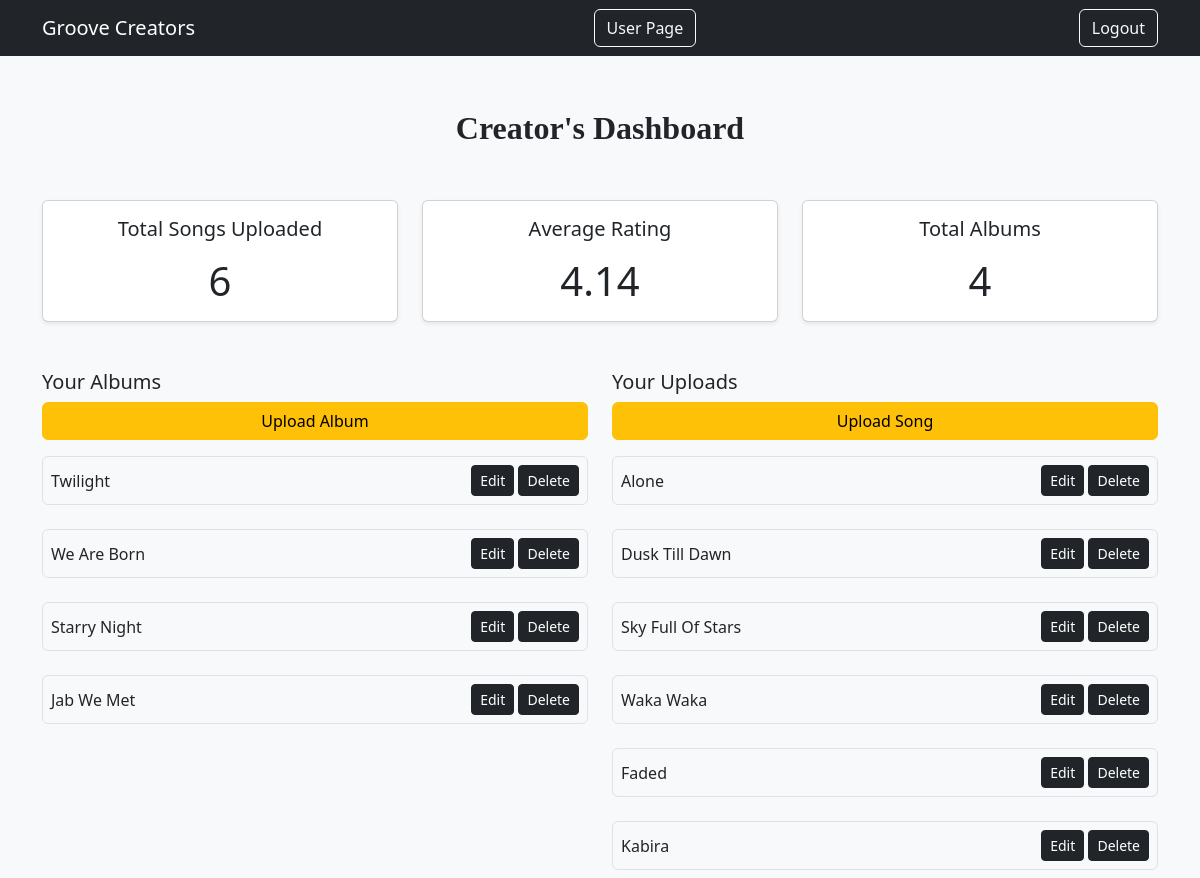
Page /creator_home (signed in) on the committed database.
### groove/models.py (models this page shows, shortened)
class Album(db.Model):
    __tablename__ = 'album'
    id = db.Column(db.Integer, primary_key=True)
    name = db.Column(db.String(255), nullable=False)
    release_date = db.Column(db.Date, nullable=False)
    creator = db.Column(db.Integer, nullable=False)
    artist = db.Column(db.String(255), nullable=False)
    songs = db.relationship('Song', backref='album', lazy=True)
    flag = db.Column(db.Boolean, default=0)

class Song(db.Model):
    __tablename__ = 'song'
    id = db.Column(db.Integer, primary_key=True)
    name = db.Column(db.String(255), nullable=False)
    creator = db.Column(db.Integer, nullable=False)
    lyrics = db.Column(db.Text, nullable=True)
    duration = db.Column(db.Float, nullable=False, default=3.12)
    date_uploaded = db.Column(db.Date, nullable=False)
    album_id = db.Column(db.Integer, db.ForeignKey('album.id'), nullable=True)
    genre_id = db.Column(db.Integer, db.ForeignKey('genre.id'), nullable=False)
    artist = db.Column(db.String(255), nullable=False)
    rating = db.relationship('SongRating', backref='song', lazy=True)
    times_played = db.Column(db.Integer, default=0, nullable=False)
    flag = db.Column(db.Boolean, default=0)

### groove/routes.py (the view)
@app.route('/creator_home')
def creator_home_page():
    user = User.query.get(session['id'])
    if user.role.name != 'creator':
        return redirect(url_for('login_page'))
    creator = session['id']
    return render_template('creator_home.html',
                           total_songs_uploaded=len(Song.query.filter(Song.creator == creator).all()),
                           average_rating=round(db.session.query(func.avg(SongRating.rating))
                                                .scalar(), 2) if not None else None,
                           total_albums=len(Album.query.filter(Album.creator == creator).all()),
                           songs=Song.query.filter(Song.creator == creator, Song.flag == 0).all(),
                           albums=Album.query.filter(Album.creator == creator).all())

### groove/templates/creator_home.html (shortened to what this page needs)
<!DOCTYPE html>
<html lang="en">
<head>
    <link href="https://cdn.jsdelivr.net/npm/bootstrap@5.3.2/dist/css/bootstrap.min.css" rel="stylesheet"
>
</head>
<body class="bg-light">
<nav class="navbar navbar-expand-lg navbar-dark bg-dark">
    <div class="container">
        <a class="navbar-brand" href="{{ url_for('user_home_page') }}">Groove Creators</a>
        <a class="btn btn-outline-light ms-2" href="{{ url_for('user_home_page') }}">User Page</a>
        <div>
            <a class="btn btn-outline-light ms-2" href="{{ url_for('logout') }}">Logout</a>
        </div>
    </div>
</nav>
<div class="container">
    <div class="my-5 text-center fs-2 fw-bold" style="font-family: 'Trebuchet MS'">
        Creator's Dashboard
    </div>
    <div class="row g-4">
        <div class="col-md-4 mb-5">
            <div class="card shadow-sm text-center">
                <div class="card-body">
                    <h5>Total Songs Uploaded</h5>
                    <h1 class="card-subtitle mt-3">{{ total_songs_uploaded }}</h1>
                </div>
            </div>
        </div>
        <div class="col-md-4 mb-5">
            <div class="card shadow-sm text-center">
                <div class="card-body">
                    <h5>Average Rating</h5>
                    <h1 class="card-subtitle mt-3">{{ average_rating }}</h1>
                </div>
            </div>
        </div>
        <div class="col-md-4 mb-5">
            <div class="card shadow-sm text-center">
                <div class="card-body">
                    <h5>Total Albums</h5>
                    <h1 class="card-subtitle mt-3">{{ total_albums }}</h1>
                </div>
            </div>
        </div>
    </div>
    <div class="row g-4">
        <div class="col-md-6">
            <h5>Your Albums</h5>
            <div class="d-grid gap-2">
                <button type="button" class="btn btn-warning" data-bs-toggle="modal" data-bs-target="#uploadAlbumModal">
                    Upload Album
                </button>
                {% for album in albums %}
                    <div class="d-flex justify-content-between align-items-center border rounded p-2 my-2">
                        <span>{{ album.name }}</span>
                        <div>
                            <button class="btn btn-dark btn-sm" type="button" data-bs-toggle="modal"
                                    data-bs-target="#editAlbumModal{{ album.id }}">Edit
                            </button>
                            <a class="btn btn-dark btn-sm" href="{{ url_for('delete_album_post', album_id=album.id) }}">Delete</a>
                        </div>
                    </div>
                {% endfor %}
            </div>
        </div>
        <div class="col-md-6">
            <h5>Your Uploads</h5>
            <div class="d-grid gap-2">
                <button type="button" class="btn btn-warning" data-bs-toggle="modal" data-bs-target="#uploadSongModal">
                    Upload Song
                </button>
                {% for song in songs %}
                    <div class="d-flex justify-content-between align-items-center border rounded p-2 my-2">
                        <span>{{ song.name }}</span>
                        <div>
                            <button class="btn btn-dark btn-sm" type="button" data-bs-toggle="modal"
                                    data-bs-target="#editSongModal{{ song.id }}">Edit
                            </button>
                            <a class="btn btn-dark btn-sm" href="{{ url_for('delete_song_post', song_id=song.id) }}">Delete</a>
                        </div>
                    </div>
                {% endfor %}
            </div>
        </div>
    </div>
</div>
</body>
</html>

### rows in the picture
Album: name "Twilight"
Album: name "We Are Born"
Album: name "Starry Night"
Album: name "Jab We Met"
Song: name "Alone"
Song: name "Dusk Till Dawn"
Song: name "Sky Full Of Stars"
Song: name "Waka Waka"
Song: name "Faded"
Song: name "Kabira"

### other values in the picture
{{ total_songs_uploaded }} "6"
{{ average_rating }} "4.14"
{{ total_albums }} "4"
